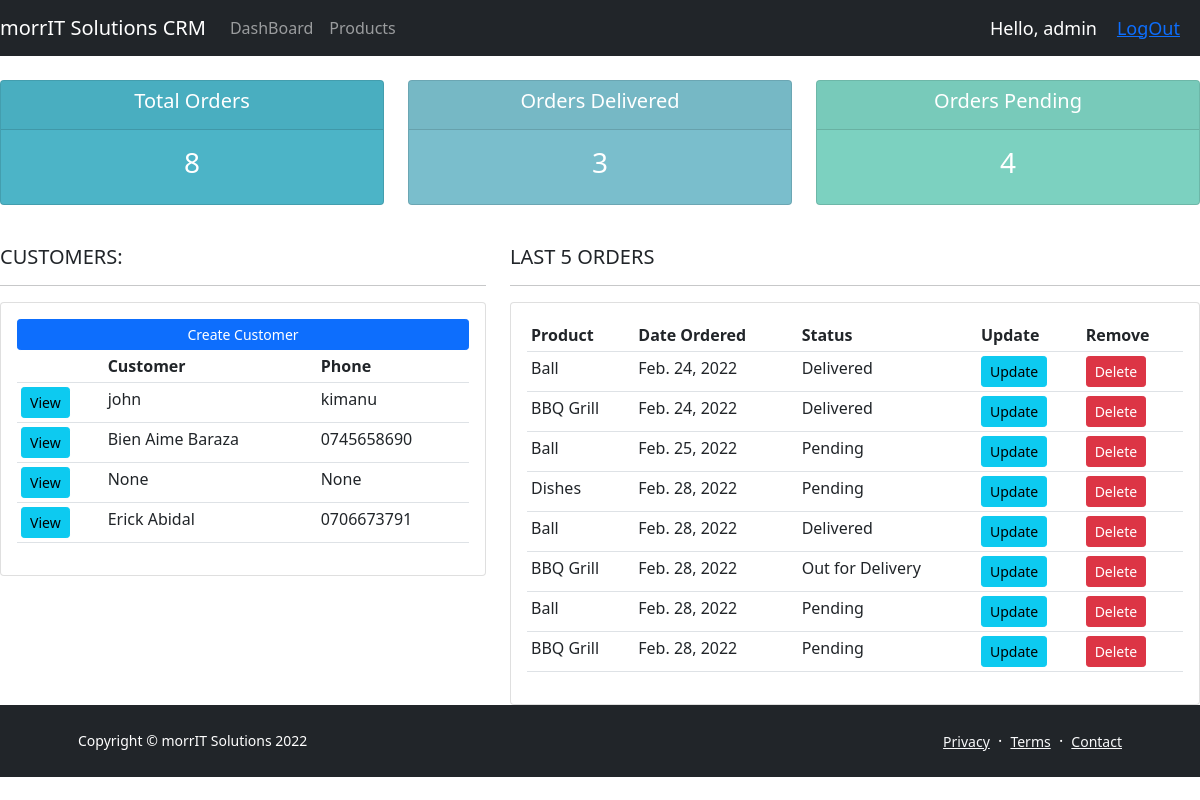
The app's page / (signed in) with its own data.
### accounts/models.py (models this page shows, shortened)
class Customer(models.Model):
    user = models.OneToOneField(User, on_delete = models.CASCADE, null = True, blank = True)
    name = models.CharField(max_length=200, null=True)
    phone = models.CharField(max_length=200, null=True)
    email = models.CharField(max_length=200, null=True)
    profile_pic = models.ImageField(default='profilepic1.jpg', blank=True, null=True)
    date_created = models.DateField(auto_now_add=True, null=True)

class Order(models.Model):
    STATUS = (
        ('Pending', 'Pending'),
        ('Out for Delivery', 'Out for Delivery'),
        ('Delivered', 'Delivered')
    )
    product = models.ForeignKey(Product, null=True, on_delete= models.SET_NULL)
    customer= models.ForeignKey(Customer, null=True, on_delete= models.SET_NULL)
    date_created= models.DateField(auto_now_add=True, null=True)
    status = models.CharField(max_length=200, null=True, choices=STATUS)
    note = models.CharField(max_length=1000, null=True)

class Product(models.Model):
    CATEGORY = (
        ('Indoor', 'Indoor'),
        ('Out Door', 'Out Door')
    )
    name= models.CharField(max_length=200, null=True)
    price= models.FloatField(null=True)
    category= models.CharField(max_length=200, null=True, choices=CATEGORY)
    description= models.CharField(max_length=200, null=True, blank=True)
    description= models.CharField(max_length=200, null=True, blank=True)
    description= models.CharField(max_length=200, null=True, blank=True)
    date_created= models.DateField(auto_now_add=True, null=True)
    tags = models.ManyToManyField(Tag)
    def __str__(self):
        return self.name

### accounts/decorators.py (the view)
    def wrapper_function(request, *args, **kwargs):
        group = None
        if request.user.groups.exists():
            group = request.user.groups.all()[0].name
        if group == 'customer':
            return redirect('user-page')
        if group == 'admin':
            return view_func(request, *args, **kwargs)

### accounts/views.py (called while the page is built)
@login_required(login_url='login')
@admin_only
def home(request):
    orders = Order.objects.all()
    customers = Customer.objects.all()
    total_customers = customers.count()
    total_orders = orders.count()
    delivered = orders.filter(status='Delivered').count()
    pending = orders.filter(status='Pending').count()
    context = {'orders': orders, 'customers': customers, 'total_customers': total_customers,
               'total_orders': total_orders, 'delivered': delivered, 'pending': pending}
    return render(request, 'accounts/dashboard.html', context)

### accounts/templates/accounts/dashboard.html
{% extends 'accounts/main.html' %}
    {% block content %}
    {% include 'accounts/status.html' %}
        <br/>
        <div class="row">
            <div class="col-md-5">
                <h5>CUSTOMERS:</h5>
                <hr/>
                <div class="card card-body">
                    <a class="btn btn-primary btn-sm btn-block" href="">Create Customer</a>
                    <table class="table table-sm">
                        <tr>
                            <th></th>
                            <th>Customer</th>
                            <th>Phone</th>
                        </tr>
                        {% for customer in customers%}
                            <tr>
                                <td><a class = "btn btn-sm btn-info" href="{% url 'customers' customer.id %}">View</a> </td>
                                <td>{{ customer.name }}</td>
                                <td>{{ customer.phone }}</td>
                            </tr>
                        {% endfor %}
                    </table>
                </div>
            </div>
            <div class="col-md-7">
                <h5>LAST 5 ORDERS</h5>
                <hr/>
                <div class="card card-body">
                    <table class="table table-sm">
                        <tr>
                            <th>Product</th>
                            <th>Date Ordered</th>
                            <th>Status</th>
                            <th>Update</th>
                            <th>Remove</th>
                        </tr>
                            {% for order in orders%}
                            <tr>
                                <td>{{ order.product }}</td>
                                <td>{{ order.date_created }}</td>
                                <td>{{ order.status }}</td>
                                <td><a class = "btn btn-sm btn-info" href="{% url 'update_order' order.id %}">Update</a> </td>
                                <td><a class = "btn btn-sm btn-danger" href="{% url 'delete_order' order.id %}">Delete</a> </td>
                            </tr>
                        {% endfor %}
                    </table>
                </div>
            </div>
        </div>
    {% endblock %}

### accounts/templates/accounts/main.html (shortened to what this page needs)
{% load static %}
<!DOCTYPE html>
<html lang="en">
<head>
    <link href="https://cdn.jsdelivr.net/npm/bootstrap@5.1.3/dist/css/bootstrap.min.css" rel="stylesheet"
>
    <link rel="stylesheet" type="text/css" href="{% static '/css/main.css' %}" />
</head>
<body>
        {% include 'accounts/navbar.html' %}
        {% block content%}
        {% endblock %}
</body>
</html>
        <footer class="bg-dark py-4 mt-auto">
            <div class="container px-5">
                <div class="row align-items-center justify-content-between flex-column flex-sm-row">
                    <div class="col-auto"><div class="small m-0 text-white">Copyright &copy; morrIT Solutions 2022</div></div>
                    <div class="col-auto">
                        <a class="link-light small" href="#!">Privacy</a>
                        <span class="text-white mx-1">&middot;</span>
                        <a class="link-light small" href="#!">Terms</a>
                        <span class="text-white mx-1">&middot;</span>
                        <a class="link-light small" href="#!">Contact</a>
                    </div>
                </div>
            </div>

### accounts/templates/accounts/navbar.html (shortened to what this page needs)
<nav class="navbar navbar-expand-lg navbar-dark bg-dark">
  <a class="navbar-brand" href="#">morrIT Solutions CRM</a>
  <div class="collapse navbar-collapse" id="navbarNav">
    <ul class="navbar-nav">
        {% if request.user.is_staff %}
      <li class="nav-item active">
        <a class="nav-link" href="{%  url 'home' %}">DashBoard</span></a>
      </li>
      <li class="nav-item">
        <a class="nav-link" href="{%  url 'products' %}">Products</a>
      </li>
        {% else %}
          <li class="nav-item">
            <a class="nav-link" href="{% url 'account' %}">Settings</a>
          </li>
        {% endif %}
    </ul>
  </div>
  <span class="hello-msg">Hello, {{request.user}}</span>
  <span class="hello-msg"><a href="{% url 'logout' %}">LogOut</a> </span>
</nav>

### accounts/templates/accounts/status.html
<br>
<div class="row">
    <div class="col">
        <div class="col-md">
            <div class="card text-center text-white mb-3" id="total-orders">
                <div class="card-header">
                    <h5 class="card-title">Total Orders</h5>
                </div>
                <div class="card-body">
                    <h3 class="card-title">{{ total_orders }}</h3>
                </div>
            </div>
        </div>
    </div>
    <div class="col">
        <div class="col-md">
            <div class="card text-center text-white mb3" id="orders-delivered">
                <div class="card-header">
                    <h5 class="card-title">Orders Delivered</h5>
                </div>
                <div class="card-body">
                    <h3 class="card-title">{{ delivered }}</h3>
                </div>
            </div>
        </div>
    </div>
    <div class="col">
        <div class="col-md">
            <div class="card text-center text-white mb3" id="orders-pending">
                <div class="card-header">
                    <h5 class="card-title">Orders Pending</h5>
                </div>
                <div class="card-body">
                    <h3 class="card-title">{{ pending }}</h3>
                </div>
            </div>
        </div>
    </div>
</div>

### static/css/main.css (style rules this page uses)
#total-orders { background-color: #4cb4c7; }
#orders-delivered { background-color: #7abecc; }
#orders-pending { background-color: #7CD1C0; }

### accounts/templates/accounts/navbar.html (style rules this page uses)
.hello-msg { font-size: 18px; color: white; margin-right: 20px; }

### records on screen
Customer: name "john", phone "kimanu"
Customer: name "Bien Aime Baraza", phone "0745658690"
Customer: name "None", phone "None"
Customer: name "Erick Abidal", phone "0706673791"
Order: product "Ball", date_created "Feb. 24, 2022", status "Delivered"
Order: product "BBQ Grill", date_created "Feb. 24, 2022", status "Delivered"
Order: product "Ball", date_created "Feb. 25, 2022", status "Pending"
Order: product "Dishes", date_created "Feb. 28, 2022", status "Pending"
Order: product "Ball", date_created "Feb. 28, 2022", status "Delivered"
Order: product "BBQ Grill", date_created "Feb. 28, 2022", status "Out for Delivery"
Order: product "Ball", date_created "Feb. 28, 2022", status "Pending"
Order: product "BBQ Grill", date_created "Feb. 28, 2022", status "Pending"

### other values on screen
{{ request.user }} "admin"
{{ total_orders }} "8"
{{ delivered }} "3"
{{ pending }} "4"
